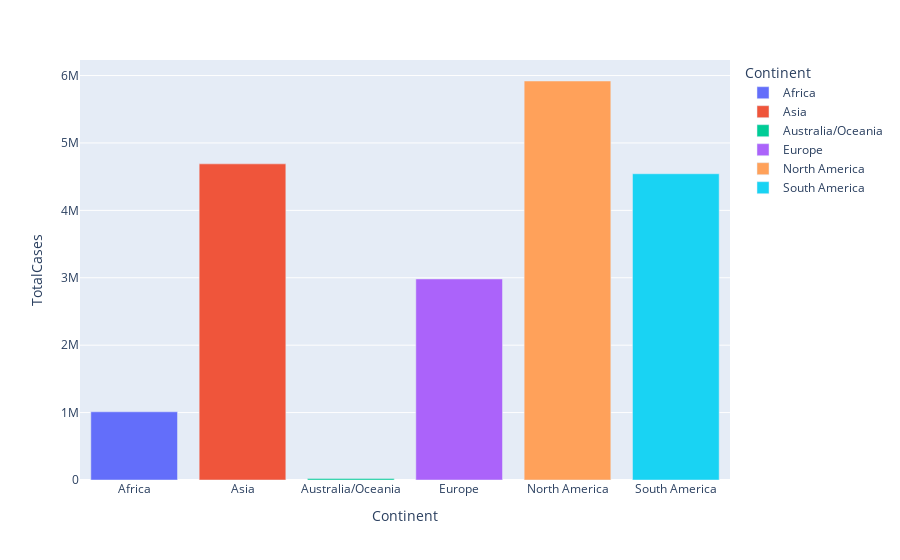

Source (notebook cell):
### Markdown cell above
### Total Number of Cases in each continent

### Code cell
px.bar(continent_group,x='Continent',y='TotalCases',color = 'Continent',
       hover_data = ['TotalCases','Continent'])

### Figure 1 — Plotly figure (JSON) as saved in the notebook; plotly's stock layout.template omitted (floating-point values rounded to 4 significant figures)
{"data": [{"alignmentgroup": "True", "customdata": [[1011867, "Africa"]], "hovertemplate": "Continent=%{customdata[1]}<br>TotalCases=%{customdata[0]}<extra></extra>", "legendgroup": "Africa", "marker": {"color": "#636efa"}, "name": "Africa", "offsetgroup": "Africa", "orientation": "v", "showlegend": true, "textposition": "auto", "type": "bar", "x": ["Africa"], "xaxis": "x", "y": [1011867], "yaxis": "y"}, {"alignmentgroup": "True", "customdata": [[4689794, "Asia"]], "hovertemplate": "Continent=%{customdata[1]}<br>TotalCases=%{customdata[0]}<extra></extra>", "legendgroup": "Asia", "marker": {"color": "#EF553B"}, "name": "Asia", "offsetgroup": "Asia", "orientation": "v", "showlegend": true, "textposition": "auto", "type": "bar", "x": ["Asia"], "xaxis": "x", "y": [4689794], "yaxis": "y"}, {"alignmentgroup": "True", "customdata": [[21735, "Australia/Oceania"]], "hovertemplate": "Continent=%{customdata[1]}<br>TotalCases=%{customdata[0]}<extra></extra>", "legendgroup": "Australia/Oceania", "marker": {"color": "#00cc96"}, "name": "Australia/Oceania", "offsetgroup": "Australia/Oceania", "orientation": "v", "showlegend": true, "textposition": "auto", "type": "bar", "x": ["Australia/Oceania"], "xaxis": "x", "y": [21735], "yaxis": "y"}, {"alignmentgroup": "True", "customdata": [[2982576, "Europe"]], "hovertemplate": "Continent=%{customdata[1]}<br>TotalCases=%{customdata[0]}<extra></extra>", "legendgroup": "Europe", "marker": {"color": "#ab63fa"}, "name": "Europe", "offsetgroup": "Europe", "orientation": "v", "showlegend": true, "textposition": "auto", "type": "bar", "x": ["Europe"], "xaxis": "x", "y": [2982576], "yaxis": "y"}, {"alignmentgroup": "True", "customdata": [[5919209, "North America"]], "hovertemplate": "Continent=%{customdata[1]}<br>TotalCases=%{customdata[0]}<extra></extra>", "legendgroup": "North America", "marker": {"color": "#FFA15A"}, "name": "North America", "offsetgroup": "North America", "orientation": "v", "showlegend": true, "textposition": "auto", "type": "bar", "x": ["North America"], "xaxis": "x", "y": [5919209], "yaxis": "y"}, {"alignmentgroup": "True", "customdata": [[4543273, "South America"]], "hovertemplate": "Continent=%{customdata[1]}<br>TotalCases=%{customdata[0]}<extra></extra>", "legendgroup": "South America", "marker": {"color": "#19d3f3"}, "name": "South America", "offsetgroup": "South America", "orientation": "v", "showlegend": true, "textposition": "auto", "type": "bar", "x": ["South America"], "xaxis": "x", "y": [4543273], "yaxis": "y"}], "layout": {"barmode": "relative", "legend": {"title": {"text": "Continent"}, "tracegroupgap": 0}, "margin": {"t": 60}, "xaxis": {"anchor": "y", "categoryarray": ["Africa", "Asia", "Australia/Oceania", "Europe", "North America", "South America"], "categoryorder": "array", "domain": [0, 1], "title": {"text": "Continent"}}, "yaxis": {"anchor": "x", "domain": [0, 1], "title": {"text": "TotalCases"}}}}
